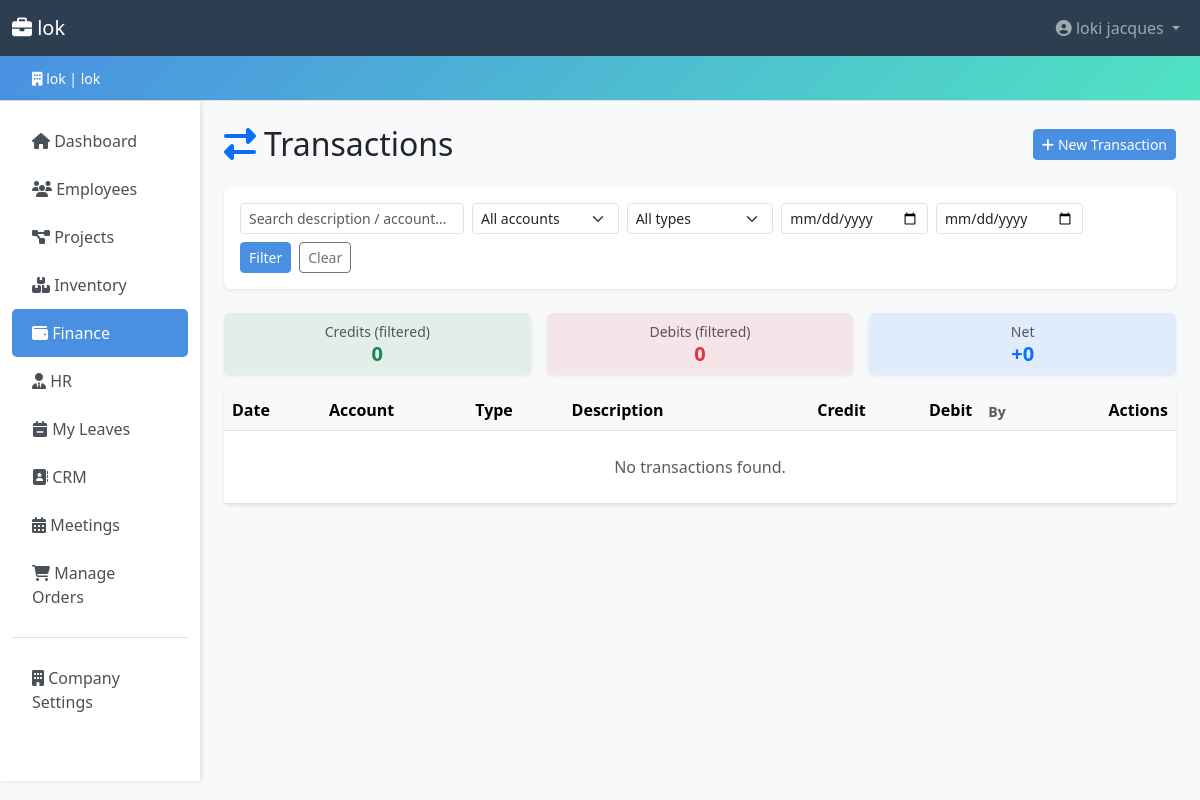
The page /finance/transactions/ (signed in) on the database as committed earlier.
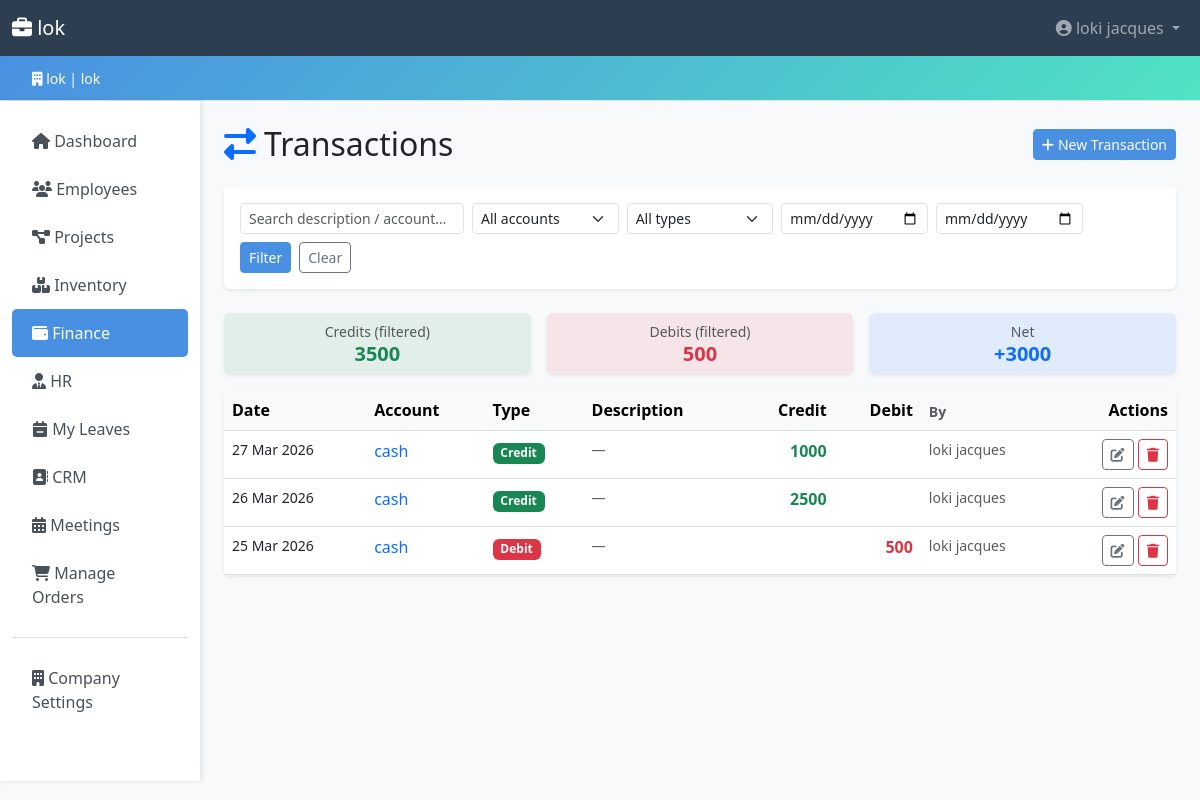
The same page on the database as committed later.
### finance/models.py (models this page shows, shortened)
class Transaction(models.Model):
    TYPE_CHOICES = [
        ('credit', 'Credit'),
        ('debit', 'Debit'),
    ]
    company = models.ForeignKey('accounts.Company', on_delete=models.CASCADE, related_name='transactions')
    account = models.ForeignKey(Account, on_delete=models.CASCADE, related_name='transactions')
    transaction_type = models.CharField(max_length=10, choices=TYPE_CHOICES)
    amount = models.DecimalField(max_digits=12, decimal_places=2, validators=[MinValueValidator(0.01)])
    description = models.TextField(blank=True)
    date = models.DateField()
    entered_by = models.ForeignKey(settings.AUTH_USER_MODEL, on_delete=models.SET_NULL, null=True)
    created_at = models.DateTimeField(auto_now_add=True)
    class Meta:
        ordering = ['-date']

class Account(models.Model):
    company = models.ForeignKey('accounts.Company', on_delete=models.CASCADE, related_name='accounts')
    name = models.CharField(max_length=100)
    balance = models.DecimalField(max_digits=12, decimal_places=2, default=0,
                                  validators=[MinValueValidator(0)])
    created_at = models.DateTimeField(auto_now_add=True)
    class Meta:
        unique_together = ['company', 'name']
        ordering = ['name']

### accounts/models.py (models this page shows, shortened)
class User(AbstractUser):
    ROLE_CHOICES = [
        ('admin', 'Admin'),
        ('hr_manager', 'HR Manager'),
        ('accountant', 'Accountant'),
        ('manager', 'Manager'),
        ('secretary', 'Secretary'),
        ('stock_manager', 'Stock Manager'),
        ('employee', 'Employee'),
    ]
    username = None  # replaced by email
    email = models.EmailField(unique=True, db_index=True)
    company = models.ForeignKey(
        Company,
        on_delete=models.CASCADE,
        related_name='users',
        null=True,
        blank=True,
    )
    phone = models.CharField(
        max_length=20,
        blank=True,
        validators=[RegexValidator(r'^\+?[\d\s\-().]{7,20}$', 'Enter a valid phone number.')],
    )
    department = models.CharField(max_length=100, blank=True)
    position = models.CharField(max_length=100, blank=True)
    role = models.CharField(
        max_length=20,
        choices=ROLE_CHOICES,
        default='employee',
        db_index=True,
        help_text='User role for access control.',
    )
    is_company_admin = models.BooleanField(
        default=False,
        help_text='Designates whether the user can manage company settings.',
    )
    last_login_ip = models.GenericIPAddressField(null=True, blank=True)
    objects = CustomUserManager()
    USERNAME_FIELD = 'email'
    REQUIRED_FIELDS = ['first_name', 'last_name']
    class Meta:
        ordering = ['email']
        indexes = [
            models.Index(fields=['company', 'role']),
            models.Index(fields=['company', 'is_active']),
        ]
    def get_full_name(self) -> str:
        return f'{self.first_name} {self.last_name}'.strip() or self.email

### finance/views.py (the view)
# urls.py: path('transactions/', views.transaction_list, name='transaction_list'),
@role_required(*FINANCE_ROLES)
def transaction_list(request):
    company = request.user.company
    qs = (
        Transaction.objects
        .filter(company=company)
        .select_related('account', 'entered_by')
        .order_by('-date', '-created_at')
    )
    account_filter = request.GET.get('account', '').strip()
    if account_filter:
        qs = qs.filter(account_id=account_filter)
    type_filter = request.GET.get('type', '').strip()
    if type_filter:
        qs = qs.filter(transaction_type=type_filter)
    date_from = request.GET.get('date_from', '').strip()
    date_to   = request.GET.get('date_to', '').strip()
    if date_from:
        qs = qs.filter(date__gte=date_from)
    if date_to:
        qs = qs.filter(date__lte=date_to)
    query = request.GET.get('q', '').strip()
    if query:
        qs = qs.filter(
            Q(description__icontains=query) |
            Q(account__name__icontains=query)
        )
    credits = qs.filter(transaction_type='credit').aggregate(s=Sum('amount'))['s'] or 0
    debits  = qs.filter(transaction_type='debit').aggregate(s=Sum('amount'))['s'] or 0
    paginator = Paginator(qs, 25)
    page = request.GET.get('page')
    try:
        txns_page = paginator.page(page)
    except PageNotAnInteger:
        txns_page = paginator.page(1)
    except EmptyPage:
        txns_page = paginator.page(paginator.num_pages)
    accounts = Account.objects.filter(company=company).order_by('name')
    return render(request, 'finance/transaction_list.html', {
        'transactions': txns_page,
        'accounts': accounts,
        'account_filter': account_filter,
        'type_filter': type_filter,
        'date_from': date_from,
        'date_to': date_to,
        'query': query,
        'credits': credits,
        'debits': debits,
        'net': credits - debits,
    })

### accounts/context_processors.py (called while the page is built)
def company_context(request: HttpRequest) -> dict:
    company = None
    is_company_admin = False
    user_role = ''
    user = getattr(request, 'user', None)
    if user and user.is_authenticated:
        company = user.company
        is_company_admin = user.is_company_admin
        user_role = user.role
    return {
        'company': company,
        'is_company_admin': is_company_admin,
        'user_role': user_role,
    }

### accounts/permissions.py (called while the page is built, shortened)
def role_required(*allowed_roles, redirect_url: str = 'core:dashboard'):
    flattened = []
    for role in allowed_roles:
        if isinstance(role, (list, tuple)):
            flattened.extend(role)
        else:
            flattened.append(role)
    roles = set(flattened)
    def decorator(view_func):
        @wraps(view_func)
        @login_required
        def wrapper(request, *args, **kwargs):
            if request.user.is_superuser or request.user.role in roles:
                return view_func(request, *args, **kwargs)
        return wrapper
    return decorator

### templates/finance/transaction_list.html (shortened to what the changed rows need)
{% extends 'base.html' %}
{% block content %}
<div class="d-flex justify-content-between align-items-center mb-4">
  <h2 class="mb-0"><i class="fas fa-exchange-alt text-primary me-2"></i>Transactions</h2>
</div>
<div class="row g-3 mb-3">
  <div class="col-sm-4">
    <div class="card border-0 bg-success bg-opacity-10 shadow-sm text-center py-2">
      <p class="text-muted small mb-0">Credits (filtered)</p>
      <h5 class="mb-0 text-success fw-bold">{{ credits|floatformat:0 }}</h5>
    </div>
  </div>
  <div class="col-sm-4">
    <div class="card border-0 bg-danger bg-opacity-10 shadow-sm text-center py-2">
      <p class="text-muted small mb-0">Debits (filtered)</p>
      <h5 class="mb-0 text-danger fw-bold">{{ debits|floatformat:0 }}</h5>
    </div>
  </div>
  <div class="col-sm-4">
    <div class="card border-0 {% if net >= 0 %}bg-primary{% else %}bg-danger{% endif %} bg-opacity-10 shadow-sm text-center py-2">
      <p class="text-muted small mb-0">Net</p>
      <h5 class="mb-0 {% if net >= 0 %}text-primary{% else %}text-danger{% endif %} fw-bold">
        {% if net >= 0 %}+{% endif %}{{ net|floatformat:0 }}
      </h5>
    </div>
  </div>
</div>
<div class="card shadow-sm">
  <div class="card-body p-0">
    <div class="table-responsive">
      <table class="table table-hover mb-0">
        <thead class="table-light">
          <tr>
            <th>Date</th>
            <th>Account</th>
            <th>Type</th>
            <th>Description</th>
            <th class="text-end">Credit</th>
            <th class="text-end">Debit</th>
            <th class="text-muted small">By</th>
            <th class="text-end">Actions</th>
          </tr>
        </thead>
        <tbody>
        {% for txn in transactions %}
        <tr>
          <td class="small">{{ txn.date|date:"d M Y" }}</td>
          <td>
            <a href="{% url 'finance:account_detail' txn.account.pk %}" class="text-decoration-none">
              {{ txn.account.name }}
            </a>
          </td>
          <td>
            {% if txn.transaction_type == 'credit' %}
            <span class="badge bg-success">Credit</span>
            {% else %}
            <span class="badge bg-danger">Debit</span>
            {% endif %}
          </td>
          <td class="small text-muted">{{ txn.description|truncatechars:50|default:"—" }}</td>
          <td class="text-end text-success fw-semibold">
            {% if txn.transaction_type == 'credit' %}{{ txn.amount|floatformat:0 }}{% endif %}
          </td>
          <td class="text-end text-danger fw-semibold">
            {% if txn.transaction_type == 'debit' %}{{ txn.amount|floatformat:0 }}{% endif %}
          </td>
          <td class="small text-muted">{{ txn.entered_by.get_full_name|default:"—" }}</td>
          <td class="text-end">
            <a href="{% url 'finance:transaction_edit' txn.pk %}" class="btn btn-sm btn-outline-secondary">
              <i class="fas fa-edit"></i>
            </a>
            <a href="{% url 'finance:transaction_delete' txn.pk %}" class="btn btn-sm btn-outline-danger">
              <i class="fas fa-trash"></i>
            </a>
          </td>
        </tr>
        {% empty %}
        <tr><td colspan="8" class="text-center text-muted py-4">No transactions found.</td></tr>
        {% endfor %}
        </tbody>
      </table>
    </div>
  </div>
</div>
{% endblock %}

Rows that differ between the two databases and show on the page:
added Transaction: date "27 Mar 2026", account.name "cash", transaction_type "Credit", description "—", amount "1000", entered_by.get_full_name "loki jacques"
added Transaction: date "26 Mar 2026", account.name "cash", transaction_type "Credit", description "—", amount "2500", entered_by.get_full_name "loki jacques"
added Transaction: date "25 Mar 2026", account.name "cash", transaction_type "Debit", description "—", amount "500", entered_by.get_full_name "loki jacques"
Other text that changed with them:
{{ credits|floatformat:0 }}: "0" → "3500"
{{ debits|floatformat:0 }}: "0" → "500"
{{ net|floatformat:0 }}: "0" → "3000"
text no longer shown: "No transactions found."
